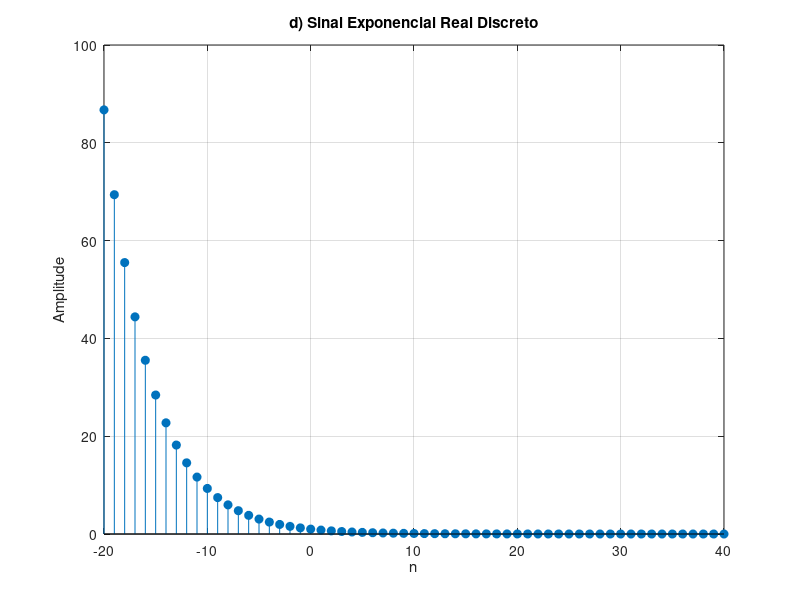

Reproduce this figure in MATLAB.
% parte1_d.m
n = -20:40;
x_d = (0.80) .^ n;
figure(1);
stem(n, x_d, 'filled');
title('d) Sinal Exponencial Real Discreto');
xlabel('n'); ylabel('Amplitude'); grid on; xlim([-20 40]);
print('../figuras/parte1_d.png', '-dpng');
